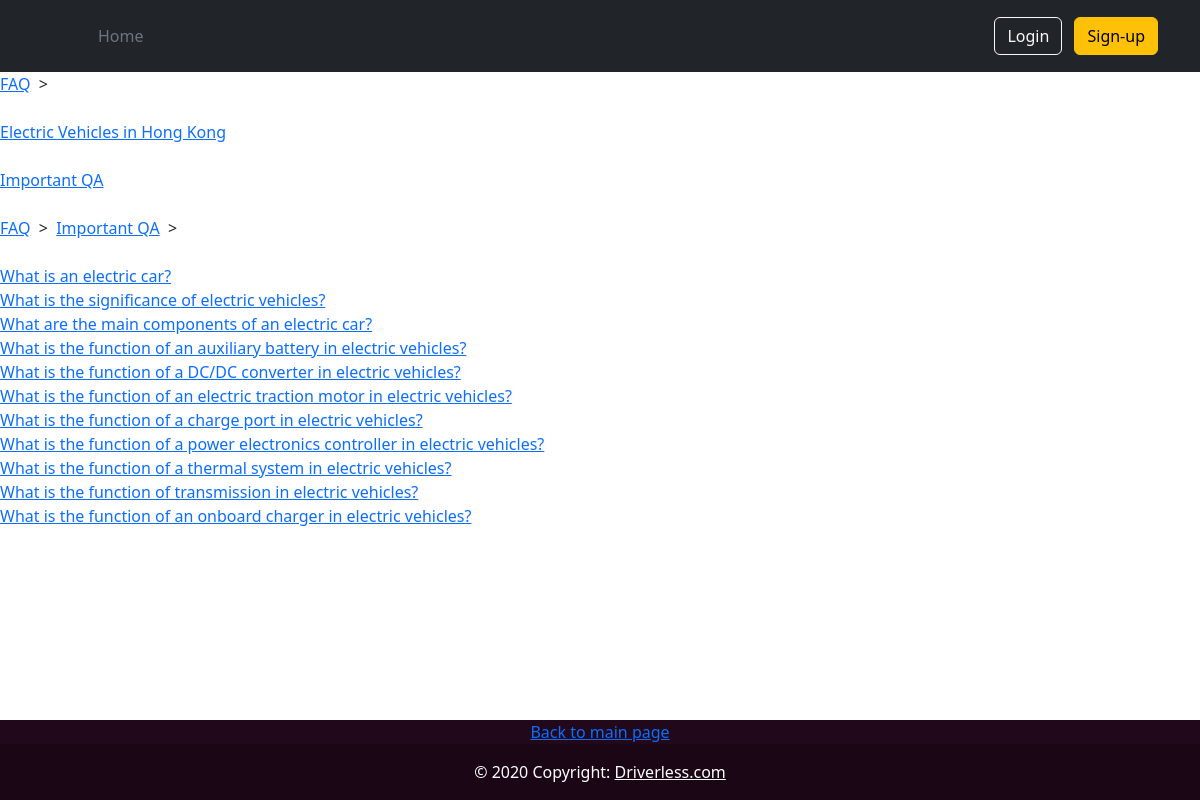
Page /Views/faq.php?cat=FAQ&sub_cat=Important QA on the committed database.
### tables this page shows
CREATE TABLE `faq`  (
  `ID` int(11) NOT NULL AUTO_INCREMENT,
  `Category` varchar(50) NULL DEFAULT NULL,
  `Sub_Category` varchar(300) NULL DEFAULT NULL,
  `Topic` varchar(500) NULL DEFAULT NULL,
  `Detail` text NULL,
  PRIMARY KEY (`ID`) USING BTREE
);

### lib/db.php (called while the page is built, shortened)
<?php
class DB {
    protected $connection;
	protected $query;
	public function __construct($dbhost, $dbuser , $dbpass, $dbname, $charset = 'utf8') {
		$this->connection = new mysqli($dbhost, $dbuser, $dbpass, $dbname);
		$this->connection->set_charset($charset);
	}
    public function query($query) {
		if ($this->query = $this->connection->prepare($query)) {
            if (func_num_args() > 1) {
                $x = func_get_args();
                $args = array_slice($x, 1);
				$types = '';
                $args_ref = array();
                foreach ($args as $k => &$arg) {
					if (is_array($args[$k])) {
						foreach ($args[$k] as $j => &$a) {
							$types .= $this->_gettype($args[$k][$j]);
							$args_ref[] = &$a;
						}
					} else {
	                	$types .= $this->_gettype($args[$k]);
	                    $args_ref[] = &$arg;
					}
                }
				array_unshift($args_ref, $types);
                call_user_func_array(array($this->query, 'bind_param'), $args_ref);
            }
            $this->query->execute();
        } else {
            $this->error('Unable to prepare MySQL statement (check your syntax) - ' . $this->connection->error);
        }
		return $this;
    }
	public function fetchAll($callback = null) {
	    $params = array();
        $row = array();
	    $meta = $this->query->result_metadata();
	    while ($field = $meta->fetch_field()) {
	        $params[] = &$row[$field->name];
	    }
	    call_user_func_array(array($this->query, 'bind_result'), $params);
        $result = array();
        while ($this->query->fetch()) {
            $r = array();
            foreach ($row as $key => $val) {
                $r[$key] = $val;
            }
            if ($callback != null && is_callable($callback)) {
                $value = call_user_func($callback, $r);
                if ($value == 'break') break;
            } else {
                $result[] = $r;
            }
        }
        $this->query_closed = TRUE;
		return $result;
	}
	private function _gettype($var) {
	    if (is_string($var)) return 's';
	    return 'b';
	}
}
?>

### Models/FAQ.php (called while the page is built, shortened)
<?php
    class FAQ_Table extends FAQ
    {
        function __construct()
        {
            $this->Table = "FAQ";
            $this->_Category = "Category";
            $this->_Sub_Category = "Sub_Category";
            $this->_Topic = "Topic";
        }
    }
    class FAQ_DB
    {
        private $_db_con;
        private $_faq_Table;
        function __construct()
        {
            require_once PATH_APP_LIB.'db.php';
            $this->_db_con = new DB(DB_HOST,DB_USER,DB_PASS,DB);
            $this->_faq_Table = new FAQ_Table();
        }
        public function Load_SubCategory_List_by_Cat($_in_Category)
        {
            $_sql = 'SELECT `'. $this->_faq_Table->_Sub_Category
                    . '` FROM `'.  $this->_faq_Table->Table.'` '
                    . ' WHERE `'.  $this->_faq_Table->_Category.'` ="'.$_in_Category.'" '
                    . ' GROUP BY `'.  $this->_faq_Table->_Sub_Category.'` '
                    . ' ORDER BY `'.  $this->_faq_Table->_Sub_Category.'`; '
                    ;
            $results = $this->_db_con->query($_sql)->fetchAll();
            return $results;
        }
        public function Load_Title_by_Cat_N_SubCat($_in_Category, $_in_Sub_Category)
        {
            $_sql = 'SELECT *'
                    . ' FROM `'.  $this->_faq_Table->Table.'`'
                    . ' WHERE ((`'.  $this->_faq_Table->_Category.'`= ?)'
                    . ' AND (`'.  $this->_faq_Table->_Sub_Category.'`= ?))'
                    . ' ORDER BY `'.  $this->_faq_Table->_Sub_Category.'`; '
                    ;
            $results = $this->_db_con->query($_sql, $_in_Category, $_in_Sub_Category)->fetchAll();
            return $results;
        }
    }
?>

### Controllers/FAQ_Controller.php (the view, shortened to what this page needs)
<?php
    class FAQ_Controller
    {
        private $_faqDB;
        private $_faqTable;
        function __construct()
        {
            require_once PATH_APP_MODELS."FAQ.php";
            $this->_faqDB = new FAQ_DB();
            $this->_faqTable = new FAQ_Table();
        }
        public function Load_All_SubCategories($_in_Category)
        {
            $results = $this->_faqDB->Load_SubCategory_List_by_Cat($_in_Category);
            echo "<a href='faq.php?cat=".$_in_Category."'>".$_in_Category."</a>";
            echo "&nbsp; > &nbsp;";
            echo "<br><br>";
            foreach($results as $result)
            {
                echo "<a href='faq.php?cat=".$_in_Category."&sub_cat=".$result[$this->_faqTable->_Sub_Category]."'>".$result[$this->_faqTable->_Sub_Category]."</a>";
                echo "<br><br>";
            }
        }
        public function Load_All_Titles($_in_Category, $in_Sub_Category)
        {
            $results = $this->_faqDB->Load_Title_by_Cat_N_SubCat($_in_Category, $in_Sub_Category);
                echo "<a href='faq.php?cat=".$_in_Category."'>".$_in_Category."</a>";
                echo "&nbsp; > &nbsp;";
                echo "<a href='faq.php?cat=".$_in_Category."&sub_cat=".$in_Sub_Category."'>".$in_Sub_Category."</a>";
                echo "&nbsp; > &nbsp;";
                echo "<br><br>";
            foreach($results as $result)
            {
                echo "<a href='faq.php?cat=".$_in_Category."&sub_cat=".$in_Sub_Category."&title=".$result[$this->_faqTable->_Topic]."'>".$result[$this->_faqTable->_Topic]."</a><br>";;
            }
        }
    }
?>

### Views/Common/header.php (shortened to what this page needs)
<!doctype html>
<html lang="en">
  <head>
    <link href="https://cdn.jsdelivr.net/npm/bootstrap@5.2.3/dist/css/bootstrap.min.css" rel="stylesheet">
<header class="p-3 text-bg-dark">
    <div class="container">
      <div class="d-flex flex-wrap align-items-center justify-content-center justify-content-lg-start">
        <a href="/" class="d-flex align-items-center mb-2 mb-lg-0 text-white text-decoration-none">
          <svg class="bi me-2" width="40" height="32" role="img" aria-label="Bootstrap"><use xlink:href="#bootstrap"/></svg>
        </a>
        <ul class="nav col-12 col-lg-auto me-lg-auto mb-2 justify-content-center mb-md-0">
          <li><a href="/Assignment/index.php" class="nav-link px-2 text-secondary">Home</a></li>
        </ul>
<?php
    if(!isset($_SESSION["_userName"]))
    {
    ?>
        <div class="text-end">
            <form method="post">
                <button type="submit" name="Login" value="Login" class="btn btn-outline-light me-2">Login</button>
                <button type="submit" name="SignUp" value="SignUp" class="btn btn-warning">Sign-up</button>
            </form>
        </div>
        <?php
    }
        ?>
      </div>
    </div>
  </header>

### Views/FAQ.php (shortened to what this page needs)
<?php
    include_once '../Controllers/FAQ_Controller.php';
    $Category = null;
    include_once PATH_APP_VIEW_COMMON.'header.php';
    if(isset($_GET['cat']))
    {
        $Category = $_GET['cat'];
        if($Category!= null)
        {
            include_once PATH_APP_CONTROLLERS.'FAQ_Controller.php';
            $faq_Controller->Load_All_SubCategories($Category);
            include_once PATH_APP_VIEW_COMMON.'footer.php';
        }
    }
    $SubCategory = isset($_GET['sub_cat']) ? $_GET['sub_cat'] : null;
    $Title = isset($_GET['title']) ? $_GET['title'] : null;
    if($Title == null)
    {
        if(($Category!= null) &&($SubCategory!= null))
        {
            include_once PATH_APP_CONTROLLERS.'FAQ_Controller.php';
            $faq_Controller->Load_All_Titles($Category,$SubCategory);
            include_once PATH_APP_VIEW_COMMON.'footer.php';
        }
        elseif($Category == null)
        {
            include_once PATH_APP_CONTROLLERS.'FAQ_Controller.php';
            $faq_Controller->Load_All_Categories();
            include_once PATH_APP_VIEW_COMMON.'footer.php';
        }
    }
?>

### Views/Common/footer.php (shortened to what this page needs)
<footer class="text-center text-white fixed-bottom" style="background-color: #21081a;">
  <div class="cnt gray"><a href="#">Back to main page</a></div>
  <div class="text-center p-3" style="background-color: rgba(0, 0, 0, 0.2);">
    © 2020 Copyright:
    <a class="text-white" href="https://locaslhoast/Assignment">Driverless.com</a>
  </div>
</footer>

### Views/Common/header.php (style rules this page uses)
.bi { vertical-align: -.125em; fill: currentColor; }

### rows in the picture
faq: Topic "What is an electric car?"
faq: Topic "What is the significance of electric vehicles?"
faq: Topic "What are the main components of an electric car?"
faq: Topic "What is the function of an auxiliary battery in electric vehicles?"
faq: Topic "What is the function of a DC/DC converter in electric vehicles?"
faq: Topic "What is the function of an electric traction motor in electric vehicles?"
faq: Topic "What is the function of a charge port in electric vehicles?"
faq: Topic "What is the function of a power electronics controller in electric vehicles?"
faq: Topic "What is the function of a thermal system in electric vehicles?"
faq: Topic "What is the function of transmission in electric vehicles?"
faq: Topic "What is the function of an onboard charger in electric vehicles?"

### other values in the picture
$_in_Category "FAQ"
$result[$this->_faqTable->_Sub_Category] "Electric Vehicles in Hong Kong"
$result[$this->_faqTable->_Sub_Category] "Important QA"
$in_Sub_Category "Important QA"
